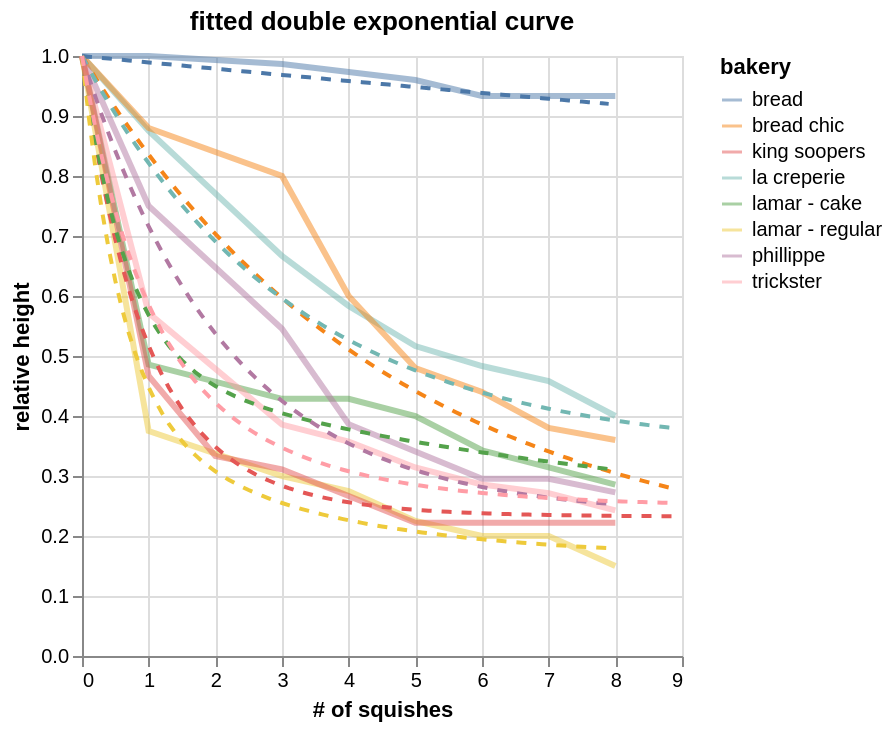

This figure's notebook cell:
### Code cell
base = (
    alt.Chart(spring_data.loc[spring_data['t'].le(8)])
    .transform_window(
        initial_value="first_value(value)",
        sort=[{"field": "t"}],
        groupby=["bakery"],
    )
    .transform_calculate(normalized="datum.value / datum.initial_value")
    .mark_line(size=3, opacity=0.5)
    .encode(
        x='t:Q',
        y='normalized:Q',
        color='bakery'
    )
)

fit = (
    alt.Chart(interpolant)
    .transform_window(
        initial_value="first_value(y)",
        sort=[{"field": "t"}],
        groupby=["bakery"],
    )
    .transform_calculate(normalized="datum.y / datum.initial_value")
    .mark_line(size=2, strokeDash=[5, 5])
    .encode(
        x=alt.X('t:Q', title="# of squishes"),
        y=alt.Y('normalized:Q', title="relative height"),
        color='bakery'
    )
    .properties(title=f"fitted {typ} exponential curve")
)

chart = base + fit
chart.display()

### Figure 1 — Vega-Lite specification as saved in the notebook (floating-point values rounded to 4 significant figures; data arrays with more than 128 entries replaced by an {"elided": "..."} marker saying what was removed)
{"config": {"view": {"continuousWidth": 300, "continuousHeight": 300}}, "layer": [{"data": {"name": "data-3a3604dbe284c7d10341573fdabc22f8"}, "mark": {"type": "line", "opacity": 0.5, "size": 3}, "encoding": {"color": {"field": "bakery", "type": "nominal"}, "x": {"field": "t", "type": "quantitative"}, "y": {"field": "normalized", "type": "quantitative"}}, "transform": [{"window": [{"op": "first_value", "field": "value", "as": "initial_value"}], "groupby": ["bakery"], "sort": [{"field": "t"}]}, {"calculate": "datum.value / datum.initial_value", "as": "normalized"}]}, {"data": {"name": "data-43e29a6bd771868454f3b46f55e7f182"}, "mark": {"type": "line", "size": 2, "strokeDash": [5, 5]}, "encoding": {"color": {"field": "bakery", "type": "nominal"}, "x": {"field": "t", "title": "# of squishes", "type": "quantitative"}, "y": {"field": "normalized", "title": "relative height", "type": "quantitative"}}, "title": "fitted double exponential curve", "transform": [{"window": [{"op": "first_value", "field": "y", "as": "initial_value"}], "groupby": ["bakery"], "sort": [{"field": "t"}]}, {"calculate": "datum.y / datum.initial_value", "as": "normalized"}]}], "$schema": "https://vega.github.io/schema/vega-lite/v6.4.1.json", "datasets": {"data-3a3604dbe284c7d10341573fdabc22f8": [{"bakery": "la creperie", "metric": "height_s0", "value": 6.0, "units": "cm", "t": 0}, {"bakery": "lamar - cake", "metric": "height_s0", "value": 3.5, "units": "cm", "t": 0}, {"bakery": "lamar - regular", "metric": "height_s0", "value": 4.0, "units": "cm", "t": 0}, {"bakery": "phillippe", "metric": "height_s0", "value": 4.4, "units": "cm", "t": 0}, {"bakery": "trickster", "metric": "height_s0", "value": 7.0, "units": "cm", "t": 0}, {"bakery": "bread chic", "metric": "height_s0", "value": 5.0, "units": "cm", "t": 0}, {"bakery": "king soopers", "metric": "height_s0", "value": 4.5, "units": "cm", "t": 0}, {"bakery": "bread", "metric": "height_s0", "value": 7.5, "units": "cm", "t": 0}, {"bakery": "lamar - cake", "metric": "height_s1", "value": 1.7, "units": "cm", "t": 1}, {"bakery": "la creperie", "metric": "height_s1", "value": 5.25, "units": "cm", "t": 1}, {"bakery": "bread", "metric": "height_s1", "value": 7.5, "units": "cm", "t": 1}, {"bakery": "lamar - regular", "metric": "height_s1", "value": 1.5, "units": "cm", "t": 1}, {"bakery": "trickster", "metric": "height_s1", "value": 4.0, "units": "cm", "t": 1}, {"bakery": "king soopers", "metric": "height_s1", "value": 2.1, "units": "cm", "t": 1}, {"bakery": "phillippe", "metric": "height_s1", "value": 3.3, "units": "cm", "t": 1}, {"bakery": "bread chic", "metric": "height_s1", "value": 4.4, "units": "cm", "t": 1}, {"bakery": "king soopers", "metric": "height_s2", "value": 1.5, "units": "cm", "t": 2}, {"bakery": "bread chic", "metric": "height_s3", "value": 4.0, "units": "cm", "t": 3}, {"bakery": "lamar - regular", "metric": "height_s3", "value": 1.2, "units": "cm", "t": 3}, {"bakery": "phillippe", "metric": "height_s3", "value": 2.4, "units": "cm", "t": 3}, {"bakery": "bread", "metric": "height_s3", "value": 7.4, "units": "cm", "t": 3}, {"bakery": "la creperie", "metric": "height_s3", "value": 4.0, "units": "cm", "t": 3}, {"bakery": "king soopers", "metric": "height_s3", "value": 1.4, "units": "cm", "t": 3}, {"bakery": "trickster", "metric": "height_s3", "value": 2.7, "units": "cm", "t": 3}, {"bakery": "lamar - cake", "metric": "height_s3", "value": 1.5, "units": "cm", "t": 3}, {"bakery": "king soopers", "metric": "height_s4", "value": 1.2, "units": "cm", "t": 4}, {"bakery": "trickster", "metric": "height_s4", "value": 2.5, "units": "cm", "t": 4}, {"bakery": "la creperie", "metric": "height_s4", "value": 3.5, "units": "cm", "t": 4}, {"bakery": "lamar - regular", "metric": "height_s4", "value": 1.1, "units": "cm", "t": 4}, {"bakery": "bread chic", "metric": "height_s4", "value": 3.0, "units": "cm", "t": 4}, {"bakery": "phillippe", "metric": "height_s4", "value": 1.7, "units": "cm", "t": 4}, {"bakery": "lamar - cake", "metric": "height_s4", "value": 1.5, "units": "cm", "t": 4}, {"bakery": "bread", "metric": "height_s4", "value": 7.3, "units": "cm", "t": 4}, {"bakery": "lamar - regular", "metric": "height_s5", "value": 0.9, "units": "cm", "t": 5}, {"bakery": "lamar - cake", "metric": "height_s5", "value": 1.4, "units": "cm", "t": 5}, {"bakery": "king soopers", "metric": "height_s5", "value": 1.0, "units": "cm", "t": 5}, {"bakery": "phillippe", "metric": "height_s5", "value": 1.5, "units": "cm", "t": 5}, {"bakery": "trickster", "metric": "height_s5", "value": 2.2, "units": "cm", "t": 5}, {"bakery": "la creperie", "metric": "height_s5", "value": 3.1, "units": "cm", "t": 5}, {"bakery": "bread chic", "metric": "height_s5", "value": 2.4, "units": "cm", "t": 5}, {"bakery": "bread", "metric": "height_s5", "value": 7.2, "units": "cm", "t": 5}, {"bakery": "bread chic", "metric": "height_s6", "value": 2.2, "units": "cm", "t": 6}, {"bakery": "king soopers", "metric": "height_s6", "value": 1.0, "units": "cm", "t": 6}, {"bakery": "bread", "metric": "height_s6", "value": 7.0, "units": "cm", "t": 6}, {"bakery": "lamar - regular", "metric": "height_s6", "value": 0.8, "units": "cm", "t": 6}, {"bakery": "lamar - cake", "metric": "height_s6", "value": 1.2, "units": "cm", "t": 6}, {"bakery": "la creperie", "metric": "height_s6", "value": 2.9, "units": "cm", "t": 6}, {"bakery": "trickster", "metric": "height_s6", "value": 2.0, "units": "cm", "t": 6}, {"bakery": "phillippe", "metric": "height_s6", "value": 1.3, "units": "cm", "t": 6}, {"bakery": "bread", "metric": "height_s7", "value": 7.0, "units": "cm", "t": 7}, {"bakery": "phillippe", "metric": "height_s7", "value": 1.3, "units": "cm", "t": 7}, {"bakery": "lamar - cake", "metric": "height_s7", "value": 1.1, "units": "cm", "t": 7}, {"bakery": "la creperie", "metric": "height_s7", "value": 2.75, "units": "cm", "t": 7}, {"bakery": "bread chic", "metric": "height_s7", "value": 1.9, "units": "cm", "t": 7}, {"bakery": "king soopers", "metric": "height_s7", "value": 1.0, "units": "cm", "t": 7}, {"bakery": "trickster", "metric": "height_s7", "value": 1.9, "units": "cm", "t": 7}, {"bakery": "lamar - regular", "metric": "height_s7", "value": 0.8, "units": "cm", "t": 7}, {"bakery": "trickster", "metric": "height_s8", "value": 1.7, "units": "cm", "t": 8}, {"bakery": "bread", "metric": "height_s8", "value": 7.0, "units": "cm", "t": 8}, {"bakery": "lamar - cake", "metric": "height_s8", "value": 1.0, "units": "cm", "t": 8}, {"bakery": "bread chic", "metric": "height_s8", "value": 1.8, "units": "cm", "t": 8}, {"bakery": "la creperie", "metric": "height_s8", "value": 2.4, "units": "cm", "t": 8}, {"bakery": "lamar - regular", "metric": "height_s8", "value": 0.6, "units": "cm", "t": 8}, {"bakery": "phillippe", "metric": "height_s8", "value": 1.2, "units": "cm", "t": 8}, {"bakery": "king soopers", "metric": "height_s8", "value": 1.0, "units": "cm", "t": 8}], "data-43e29a6bd771868454f3b46f55e7f182": {"elided": "680 records"}}}
